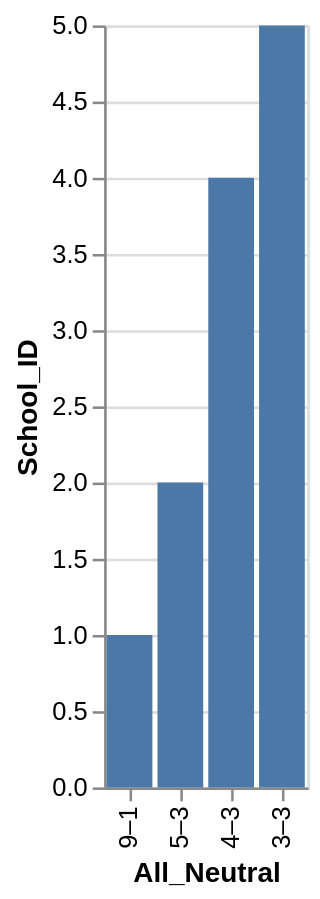

Vega-Lite specification for this chart:
### Vega-Lite specification from a JSON file in a GitHub repository (floating-point values rounded to 4 significant figures)
{"data": {"values": [{"x_data": "9–1", "y_data": 1}, {"x_data": "5–3", "y_data": 2}, {"x_data": "4–3", "y_data": 4}, {"x_data": "3–3", "y_data": 5}]}, "mark": "bar", "encoding": {"x": {"field": "x_data", "type": "nominal", "title": "All_Neutral", "sort": "descending"}, "y": {"field": "y_data", "type": "quantitative", "title": "School_ID"}}}
